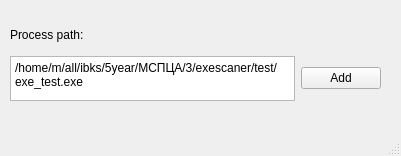
<?xml version="1.0" encoding="UTF-8"?>
<ui version="4.0">
 <class>MainWindow</class>
 <widget class="QMainWindow" name="MainWindow">
  <property name="geometry">
   <rect>
    <x>0</x>
    <y>0</y>
    <width>401</width>
    <height>156</height>
   </rect>
  </property>
  <property name="windowTitle">
   <string>MainWindow</string>
  </property>
  <widget class="QWidget" name="centralwidget">
   <widget class="QWidget" name="">
    <property name="geometry">
     <rect>
      <x>10</x>
      <y>20</y>
      <width>371</width>
      <height>81</height>
     </rect>
    </property>
    <layout class="QVBoxLayout" name="verticalLayout">
     <item>
      <widget class="QLabel" name="label">
       <property name="minimumSize">
        <size>
         <width>0</width>
         <height>30</height>
        </size>
       </property>
       <property name="text">
        <string>Process path:</string>
       </property>
      </widget>
     </item>
     <item>
      <layout class="QHBoxLayout" name="horizontalLayout">
       <item>
        <widget class="QTextEdit" name="textEdit">
         <property name="maximumSize">
          <size>
           <width>16777215</width>
           <height>100</height>
          </size>
         </property>
         <property name="html">
          <string>&lt;!DOCTYPE HTML PUBLIC &quot;-//W3C//DTD HTML 4.0//EN&quot; &quot;http://www.w3.org/TR/REC-html40/strict.dtd&quot;&gt;
&lt;html&gt;&lt;head&gt;&lt;meta name=&quot;qrichtext&quot; content=&quot;1&quot; /&gt;&lt;meta charset=&quot;utf-8&quot; /&gt;&lt;style type=&quot;text/css&quot;&gt;
p, li { white-space: pre-wrap; }
hr { height: 1px; border-width: 0; }
li.unchecked::marker { content: &quot;\2610&quot;; }
li.checked::marker { content: &quot;\2612&quot;; }
&lt;/style&gt;&lt;/head&gt;&lt;body style=&quot; font-family:'Sans Serif'; font-size:9pt; font-weight:400; font-style:normal;&quot;&gt;
&lt;p style=&quot; margin-top:0px; margin-bottom:0px; margin-left:0px; margin-right:0px; -qt-block-indent:0; text-indent:0px;&quot;&gt;/home/m/all/ibks/5year/МСПЦА/3/exescaner/test/exe_test.exe&lt;/p&gt;&lt;/body&gt;&lt;/html&gt;</string>
         </property>
        </widget>
       </item>
       <item>
        <widget class="QPushButton" name="pushButton">
         <property name="text">
          <string>Add</string>
         </property>
        </widget>
       </item>
      </layout>
     </item>
    </layout>
   </widget>
  </widget>
  <widget class="QMenuBar" name="menubar">
   <property name="geometry">
    <rect>
     <x>0</x>
     <y>0</y>
     <width>401</width>
     <height>27</height>
    </rect>
   </property>
  </widget>
  <widget class="QStatusBar" name="statusbar"/>
 </widget>
 <resources/>
 <connections/>
</ui>
